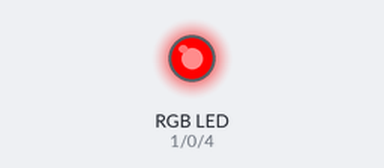
The sketch below on a simulated Arduino Uno, built with avr-gcc and run on an emulated ATmega328P. On the bench: an RGB LED mixed from three pins (HIGH = lit).

Above: at 0.2 s.
At 1.2 s:
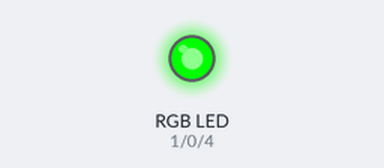
At 2.2 s:
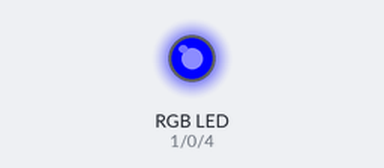
At 5.7 s:
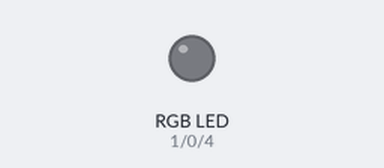
Timing chart, 0 to 6.9 s (numbered marks = the images above):
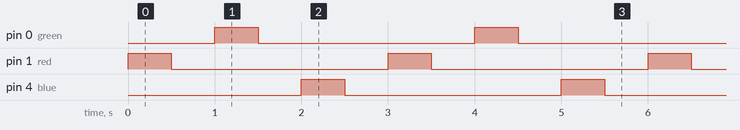

Measured:
- by itself, pin 0 (green), pin 1 (red), pin 4 (blue): alternates HIGH for 0.50 s and LOW for 2.5 s

The sketch:

RGB.ino
```cpp
#define red 1
#define green 0
#define blue 4
int t = 500;

void setup()
{

}

void loop()
{
  analogWrite(red, 255);
  delay(t);
  analogWrite(red, 0);
  delay(t);
  analogWrite(green, 255);
  delay(t);
  analogWrite(green, 0);
  delay(t);
  analogWrite(blue, 255);
  delay(t);
  analogWrite(blue, 0);
  delay(t);
}
```
